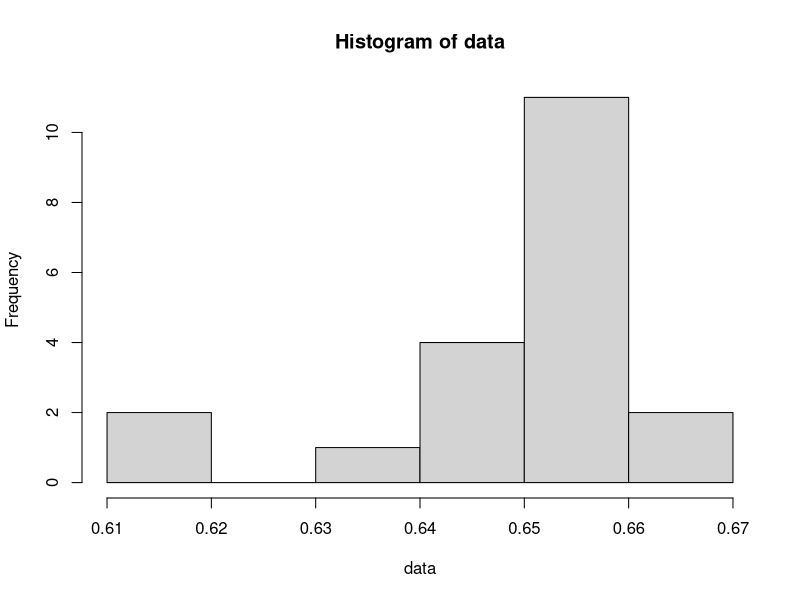

Write R code to recreate this figure.
# Drug amount in pills [mg per pill]:
data <- c(0.6544, 0.6121, 0.6438, 0.6510, 0.6592,
0.6525, 0.6515, 0.6545, 0.6519, 0.6504, 0.6416, 0.6656, 0.6626, 0.6546, 0.6342,
0.6413, 0.6588, 0.6531, 0.6461, 0.6196)

# What is the type of distribution?
hist(data)

# Descriptive statistics
cat(
    "min: ", min(data), "\n",
    "Q1: ", quantile(data, p=0.25), "\n",
    "med: ", median(data), "\n",
    "mean: ", mean(data), "\n",
    "Q3: ", quantile(data, p=0.75), "\n",
    "max", max(data), "\n",
    "sd: ", sd(data), "\n"
)

# Rank of Q1 and Q3
cat( "rank Q1", rank(data)[data == 0.6416], "\n")
cat( "rank Q3", rank(data)[data == 0.6545], "\n")

# Outliers
Q1 <- quantile(data, p=0.25)
Q3 <- quantile(data, p=0.75)
IQR <- Q3-Q1
lower <- data[ data < Q1 - 1.5 * IQR ]
upper <- data[ data > Q3 + 1.5 * IQR ]
cat("outliers", lower, upper)

#Stem-and-Leaf Plot
stem(data)

library(e1071)
# Skewness
cat("skewness:", skewness(data), "\n") #-1.256
# Kurtosis
cat("kurtosis:", kurtosis(data), "\n") #0.9901848
